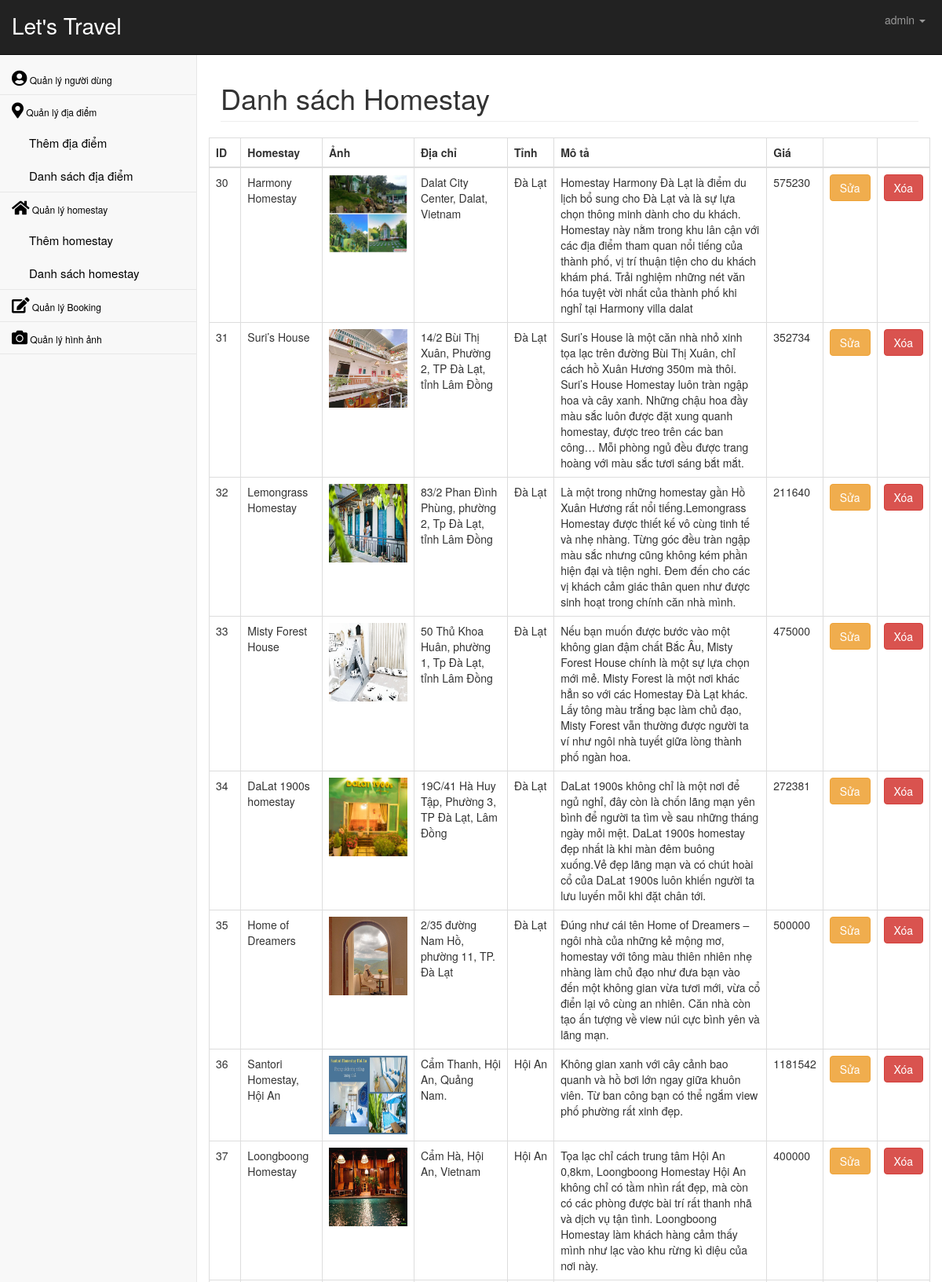
Screenshot of /admin/index.php?page=homestay_list.php (signed in, upper part) with the database file from the repository.
### tables this page shows
CREATE TABLE `homestay` (
  `id_homestay` int(11) NOT NULL,
  `homestay_name` varchar(50) NOT NULL,
  `location_id` int(11) DEFAULT NULL,
  `images` varchar(355) DEFAULT NULL,
  `address` varchar(100) DEFAULT NULL,
  `descript` longtext DEFAULT NULL,
  `price` int(11) DEFAULT NULL
);

CREATE TABLE `location` (
  `id_location` int(11) NOT NULL,
  `name` varchar(50) NOT NULL
);

### model.php (called while the page is built, shortened)
<?php
    function connect_DB() {
        $dsn = 'mysql:host=localhost;dbname=homestay';
        $userAd = 'root';
        $passAd = '';
        try {
        $db = new PDO($dsn, $userAd, $passAd);
        }
        catch (PDOException $e) {
            $messageError = $e->getMessage();
            exit();
        }
        return $db;
    }
    function getHomestay() {
        $db = connect_DB();
        $query = "SELECT *, location.name FROM homestay LEFT OUTER JOIN location ON homestay.location_id = location.id_location";
        $statement = $db->prepare($query);
        $statement->execute();
        $result = $statement->fetchAll();
        return $result;
    }
?>

### admin/modules/homestay_list.php (the view, shortened to what this page needs)
<?php
    include('../model.php');
?>
<div class="container-fluid">
    <div class="row">
        <div class="col-lg-12">
            <h1 class="page-header">Danh sách Homestay</h1>
        </div>
    </div>
    <div class="row">
        <table class="table table-bordered">
            <thead>
                <tr>
                    <th>ID</th>
                    <th>Homestay</th>
                    <th>Ảnh</th>
                    <th class="text-truncate">Địa chỉ</th>
                    <th>Tỉnh</th>
                    <th class="text-truncate">Mô tả</th>
                    <th>Giá</th>
                    <th></th>
                    <th></th>
                </tr>
            </thead>
            <tbody>
                <?php
                    $listH = getHomestay();
                    foreach ($listH as $h) {
                ?>
                <tr>
                    <td><?php echo $h['id_homestay']; ?></td>
                    <td><?php echo $h['homestay_name']; ?></td>
                    <td><img src="../images/<?php echo $h['images']; ?>" style="width: 100px; height:100px;"></td>
                    <td><?php echo $h['address']; ?></td>
                    <td><?php echo $h['name']; ?></td>
                    <td><?php echo $h['descript']; ?></td>
                    <td><?php echo $h['price']; ?></td>
                    <td>
                        <a href="index.php?page=homestay_add.php&id=<?php echo $h['id_homestay']; ?>" onclick="" class="btn btn-warning">Sửa</a>
                    </td>
                    <td>
                        <a href="index.php?page=homestay_list.php&id=<?php echo $h['id_homestay']; ?>" onclick="" class="btn btn-danger">Xóa</a>
                    </td>
                </tr>
                <?php } ?>
            </tbody>
        </table>
    </div>
</div>

### admin/css/startmin.css (style rules this page uses)
body { background-color: #f8f8f8; }

### admin/css/main.css (style rules this page uses)
.sidebar-nav i,a { color: black; }
table { padding-top: 0px; line-height: 25px; }

### rows the page displays
homestay: id_homestay "30", homestay_name "Harmony Homestay", images (picture), address "Dalat City Center, Dalat, Vietnam", location.name "Đà Lạt", descript "Homestay Harmony Đà Lạt là điểm du lịch bổ sung cho Đà Lạt và là sự lựa chọn thông minh dành cho du khách. Homestay này nằm trong khu lân cận với các địa điểm tham quan nổi tiếng của thành phố, vị trí thuận tiện cho du khách khám phá. Trải nghiệm những nét văn hóa tuyệt vời nhất của thành phố khi nghỉ tại Harmony villa dalat", price "575230"
homestay: id_homestay "31", homestay_name "Suri’s House", images (picture), address "14/2 Bùi Thị Xuân, Phường 2, TP Đà Lạt, tỉnh Lâm Đồng", location.name "Đà Lạt", descript "Suri’s House là một căn nhà nhỏ xinh tọa lạc trên đường Bùi Thị Xuân, chỉ cách hồ Xuân Hương 350m mà thôi. Suri’s House Homestay luôn tràn ngập hoa và cây xanh. Những chậu hoa đầy màu sắc luôn được đặt xung quanh homestay, được treo trên các ban công… Mỗi phòng ngủ đều được trang hoàng với màu sắc tươi sáng bắt mắt.", price "352734"
homestay: id_homestay "32", homestay_name "Lemongrass Homestay", images (picture), address "83/2 Phan Đình Phùng, phường 2, Tp Đà Lạt, tỉnh Lâm Đồng", location.name "Đà Lạt", descript "Là một trong những homestay gần Hồ Xuân Hương rất nổi tiếng.Lemongrass Homestay được thiết kế vô cùng tinh tế và nhẹ nhàng. Từng góc đều tràn ngập màu sắc nhưng cũng không kém phần hiện đại và tiện nghi. Đem đến cho các vị khách cảm giác thân quen như được sinh hoạt trong chính căn nhà mình.", price "211640"
homestay: id_homestay "33", homestay_name "Misty Forest House", images (picture), address "50 Thủ Khoa Huân, phường 1, Tp Đà Lạt, tỉnh Lâm Đồng", location.name "Đà Lạt", descript "Nếu bạn muốn được bước vào một không gian đậm chất Bắc Âu, Misty Forest House chính là một sự lựa chọn mới mẻ. Misty Forest là một nơi khác hẳn so với các Homestay Đà Lạt khác. Lấy tông màu trắng bạc làm chủ đạo, Misty Forest vẫn thường được người ta ví như ngôi nhà tuyết giữa lòng thành phố ngàn hoa.", price "475000"
homestay: id_homestay "34", homestay_name "DaLat 1900s homestay", images (picture), address "19C/41 Hà Huy Tập, Phường 3, TP Đà Lạt, Lâm Đồng", location.name "Đà Lạt", descript "DaLat 1900s không chỉ là một nơi để ngủ nghỉ, đây còn là chốn lãng mạn yên bình để người ta tìm về sau những tháng ngày mỏi mệt. DaLat 1900s homestay đẹp nhất là khi màn đêm buông xuống.Vẻ đẹp lãng mạn và có chút hoài cổ của DaLat 1900s luôn khiến người ta lưu luyến mỗi khi đặt chân tới.", price "272381"
homestay: id_homestay "35", homestay_name "Home of Dreamers", images (picture), address "2/35 đường Nam Hồ, phường 11, TP. Đà Lạt", location.name "Đà Lạt", descript "Đúng như cái tên Home of Dreamers – ngôi nhà của những kẻ mộng mơ, homestay với tông màu thiên nhiên nhẹ nhàng làm chủ đạo như đưa bạn vào đến một không gian vừa tươi mới, vừa cổ điển lại vô cùng an nhiên. Căn nhà còn tạo ấn tượng về view núi cực bình yên và lãng mạn.", price "500000"
homestay: id_homestay "36", homestay_name "Santori Homestay, Hội An", images (picture), address "Cẩm Thanh, Hội An, Quảng Nam.", location.name "Hội An", descript "Không gian xanh với cây cảnh bao quanh và hồ bơi lớn ngay giữa khuôn viên. Từ ban công bạn có thể ngắm view phố phường rất xinh đẹp.", price "1181542"
homestay: id_homestay "37", homestay_name "Loongboong Homestay", images (picture), address "Cẩm Hà, Hội An, Vietnam", location.name "Hội An", descript "Tọa lạc chỉ cách trung tâm Hội An 0,8km, Loongboong Homestay Hội An không chỉ có tầm nhìn rất đẹp, mà còn có các phòng được bài trí rất thanh nhã và dịch vụ tận tình. Loongboong Homestay làm khách hàng cảm thấy mình như lạc vào khu rừng kì diệu của nơi này.", price "400000"

### other values shown
$_SESSION['fullname'] "admin"
